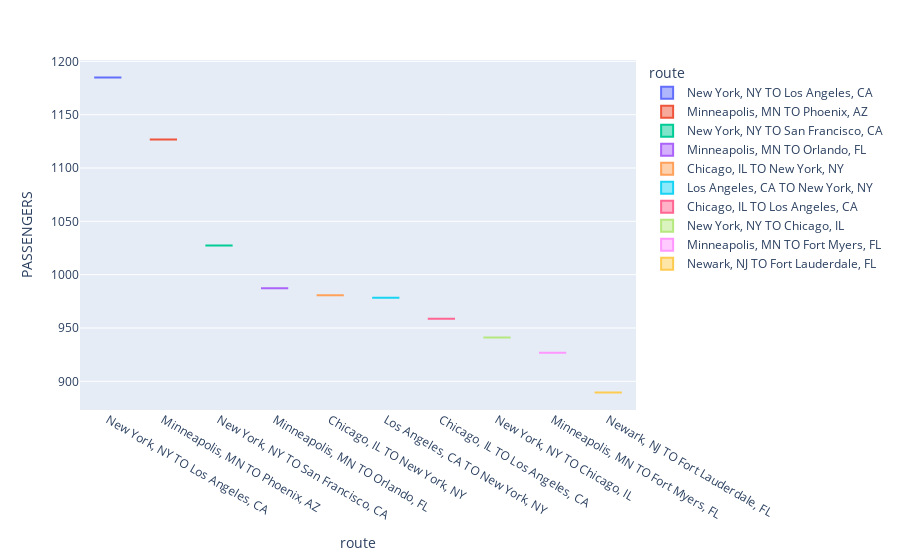

The notebook cell this image was saved under:
### Markdown cell above
## Total Profit generated by a route in a quarter.

### Code cell
# df = px.data.tips()
df_passengres_route=data.sort_values(by='PASSENGERS',ascending=False)[:10]
fig = px.box(df_passengres_route, x="route", y="PASSENGERS", color='route')
fig.show()

### Figure 1 — Plotly figure (JSON) as saved in the notebook; plotly's stock layout.template omitted (floating-point values rounded to 4 significant figures)
{"data": [{"alignmentgroup": "True", "hovertemplate": "route=%{x}<br>PASSENGERS=%{y}<extra></extra>", "legendgroup": "New York, NY TO Los Angeles, CA", "marker": {"color": "#636efa"}, "name": "New York, NY TO Los Angeles, CA", "notched": false, "offsetgroup": "New York, NY TO Los Angeles, CA", "orientation": "v", "showlegend": true, "type": "box", "x": ["New York, NY TO Los Angeles, CA"], "x0": " ", "xaxis": "x", "y": [1185.0], "y0": " ", "yaxis": "y"}, {"alignmentgroup": "True", "hovertemplate": "route=%{x}<br>PASSENGERS=%{y}<extra></extra>", "legendgroup": "Minneapolis, MN TO Phoenix, AZ", "marker": {"color": "#EF553B"}, "name": "Minneapolis, MN TO Phoenix, AZ", "notched": false, "offsetgroup": "Minneapolis, MN TO Phoenix, AZ", "orientation": "v", "showlegend": true, "type": "box", "x": ["Minneapolis, MN TO Phoenix, AZ"], "x0": " ", "xaxis": "x", "y": [1127.0], "y0": " ", "yaxis": "y"}, {"alignmentgroup": "True", "hovertemplate": "route=%{x}<br>PASSENGERS=%{y}<extra></extra>", "legendgroup": "New York, NY TO San Francisco, CA", "marker": {"color": "#00cc96"}, "name": "New York, NY TO San Francisco, CA", "notched": false, "offsetgroup": "New York, NY TO San Francisco, CA", "orientation": "v", "showlegend": true, "type": "box", "x": ["New York, NY TO San Francisco, CA"], "x0": " ", "xaxis": "x", "y": [1027.0], "y0": " ", "yaxis": "y"}, {"alignmentgroup": "True", "hovertemplate": "route=%{x}<br>PASSENGERS=%{y}<extra></extra>", "legendgroup": "Minneapolis, MN TO Orlando, FL", "marker": {"color": "#ab63fa"}, "name": "Minneapolis, MN TO Orlando, FL", "notched": false, "offsetgroup": "Minneapolis, MN TO Orlando, FL", "orientation": "v", "showlegend": true, "type": "box", "x": ["Minneapolis, MN TO Orlando, FL"], "x0": " ", "xaxis": "x", "y": [987.3], "y0": " ", "yaxis": "y"}, {"alignmentgroup": "True", "hovertemplate": "route=%{x}<br>PASSENGERS=%{y}<extra></extra>", "legendgroup": "Chicago, IL TO New York, NY", "marker": {"color": "#FFA15A"}, "name": "Chicago, IL TO New York, NY", "notched": false, "offsetgroup": "Chicago, IL TO New York, NY", "orientation": "v", "showlegend": true, "type": "box", "x": ["Chicago, IL TO New York, NY"], "x0": " ", "xaxis": "x", "y": [980.8], "y0": " ", "yaxis": "y"}, {"alignmentgroup": "True", "hovertemplate": "route=%{x}<br>PASSENGERS=%{y}<extra></extra>", "legendgroup": "Los Angeles, CA TO New York, NY", "marker": {"color": "#19d3f3"}, "name": "Los Angeles, CA TO New York, NY", "notched": false, "offsetgroup": "Los Angeles, CA TO New York, NY", "orientation": "v", "showlegend": true, "type": "box", "x": ["Los Angeles, CA TO New York, NY"], "x0": " ", "xaxis": "x", "y": [978.3], "y0": " ", "yaxis": "y"}, {"alignmentgroup": "True", "hovertemplate": "route=%{x}<br>PASSENGERS=%{y}<extra></extra>", "legendgroup": "Chicago, IL TO Los Angeles, CA", "marker": {"color": "#FF6692"}, "name": "Chicago, IL TO Los Angeles, CA", "notched": false, "offsetgroup": "Chicago, IL TO Los Angeles, CA", "orientation": "v", "showlegend": true, "type": "box", "x": ["Chicago, IL TO Los Angeles, CA"], "x0": " ", "xaxis": "x", "y": [958.7], "y0": " ", "yaxis": "y"}, {"alignmentgroup": "True", "hovertemplate": "route=%{x}<br>PASSENGERS=%{y}<extra></extra>", "legendgroup": "New York, NY TO Chicago, IL", "marker": {"color": "#B6E880"}, "name": "New York, NY TO Chicago, IL", "notched": false, "offsetgroup": "New York, NY TO Chicago, IL", "orientation": "v", "showlegend": true, "type": "box", "x": ["New York, NY TO Chicago, IL"], "x0": " ", "xaxis": "x", "y": [941.0], "y0": " ", "yaxis": "y"}, {"alignmentgroup": "True", "hovertemplate": "route=%{x}<br>PASSENGERS=%{y}<extra></extra>", "legendgroup": "Minneapolis, MN TO Fort Myers, FL", "marker": {"color": "#FF97FF"}, "name": "Minneapolis, MN TO Fort Myers, FL", "notched": false, "offsetgroup": "Minneapolis, MN TO Fort Myers, FL", "orientation": "v", "showlegend": true, "type": "box", "x": ["Minneapolis, MN TO Fort Myers, FL"], "x0": " ", "xaxis": "x", "y": [926.7], "y0": " ", "yaxis": "y"}, {"alignmentgroup": "True", "hovertemplate": "route=%{x}<br>PASSENGERS=%{y}<extra></extra>", "legendgroup": "Newark, NJ TO Fort Lauderdale, FL", "marker": {"color": "#FECB52"}, "name": "Newark, NJ TO Fort Lauderdale, FL", "notched": false, "offsetgroup": "Newark, NJ TO Fort Lauderdale, FL", "orientation": "v", "showlegend": true, "type": "box", "x": ["Newark, NJ TO Fort Lauderdale, FL"], "x0": " ", "xaxis": "x", "y": [889.5], "y0": " ", "yaxis": "y"}], "layout": {"boxmode": "overlay", "legend": {"title": {"text": "route"}, "tracegroupgap": 0}, "margin": {"t": 60}, "xaxis": {"anchor": "y", "categoryarray": ["New York, NY TO Los Angeles, CA", "Minneapolis, MN TO Phoenix, AZ", "New York, NY TO San Francisco, CA", "Minneapolis, MN TO Orlando, FL", "Chicago, IL TO New York, NY", "Los Angeles, CA TO New York, NY", "Chicago, IL TO Los Angeles, CA", "New York, NY TO Chicago, IL", "Minneapolis, MN TO Fort Myers, FL", "Newark, NJ TO Fort Lauderdale, FL"], "categoryorder": "array", "domain": [0, 1], "title": {"text": "route"}}, "yaxis": {"anchor": "x", "domain": [0, 1], "title": {"text": "PASSENGERS"}}}}
